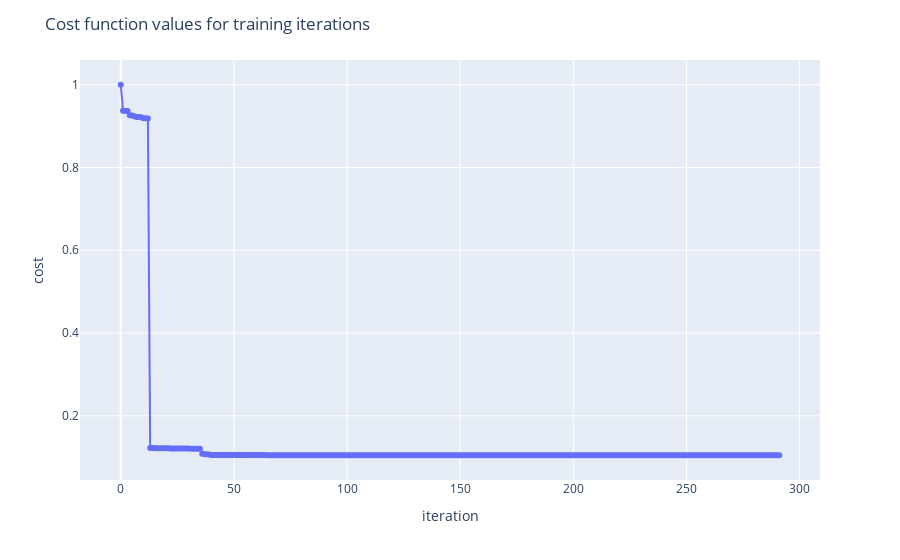

The notebook cell this image was saved under:
### Code cell
visualize_cost(cd_diab.costs)

### Figure 1 — Plotly figure (JSON) as saved in the notebook; plotly's stock layout.template omitted (floating-point values rounded to 4 significant figures; data arrays with more than 128 entries replaced by an {"elided": "..."} marker saying what was removed)
{"data": [{"legendgroup": "", "line": {"color": "#636efa", "dash": "solid"}, "marker": {"symbol": "circle"}, "mode": "markers+lines", "name": "", "orientation": "v", "showlegend": false, "type": "scatter", "x": {"elided": "292 int values"}, "xaxis": "x", "y": {"elided": "292 float values"}, "yaxis": "y"}], "layout": {"hovermode": "x", "legend": {"tracegroupgap": 0}, "margin": {"t": 60}, "title": {"text": "Cost function values for training iterations"}, "xaxis": {"anchor": "y", "domain": [0, 1], "title": {"text": "iteration"}}, "yaxis": {"anchor": "x", "domain": [0, 1], "title": {"text": "cost"}}}}
